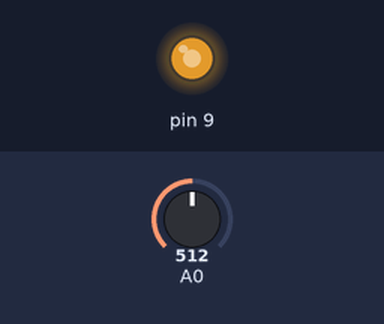
Bench run of a sketch on a simulated Arduino Uno, built with avr-gcc and run on an emulated ATmega328P. Parts: output pins drawn as LEDs (lit = HIGH). The inputs (shaded band) are chosen by the test bench; at power-on: A0 = 512.

Above: at 1.2 s.
1.3 s: A0 set to 306
At 1.7 s:
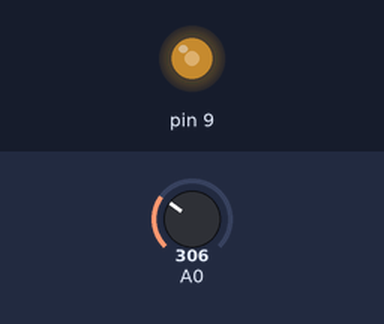
2.8 s: A0 set to 246
At 4.0 s:
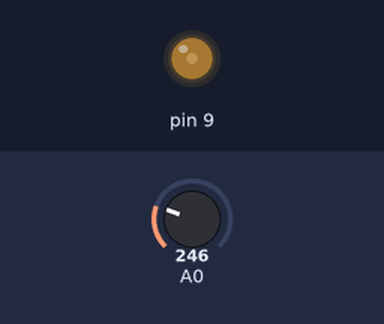
4.3 s: A0 set to 0
At 5.2 s:
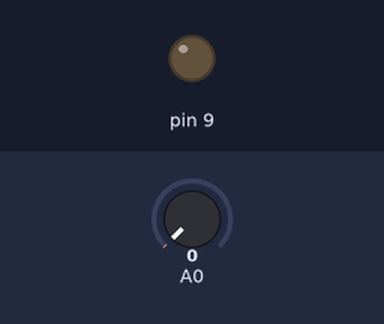
5.8 s: A0 set to 777
At 6.4 s:
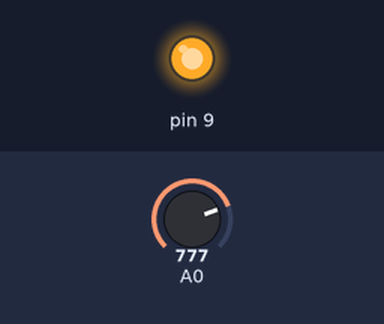
7.3 s: A0 set to 757
At 8.5 s:
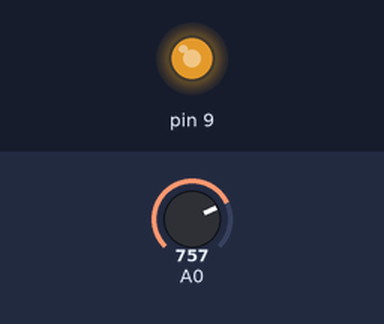
8.8 s: A0 set to 900
At 9.8 s:
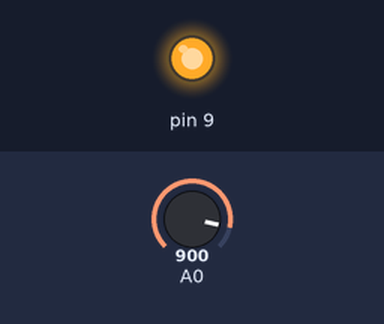
Timing chart, 0 to 11.3 s (numbered marks = the images above; inputs shaded):
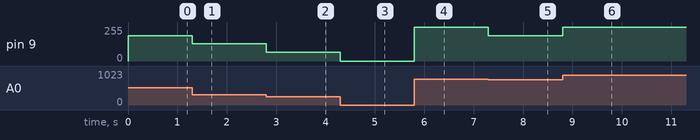

The sketch:

potenciometro_2.ino
```cpp
void setup() {
  pinMode(9, OUTPUT);
}

void loop() {
  int lectura = analogRead(A0);  // Lee el valor del potenciómetro
  int brillo;                    // Variable para almacenar el PWM

  // Escalado por tramos
  if (lectura == 0) {
    brillo = 0;
  } else if (lectura < 256) {
    brillo = 64;
  } else if (lectura < 512) {
    brillo = 128;
  } else if (lectura < 767) {
    brillo = 191;
  } else {
    brillo = 255;
  }

  analogWrite(9, brillo);
}
```

Measured:
- after the input at 1.3 s, pin 9: 191/255 → 128/255 at once
- after the input at 2.8 s, pin 9: 128/255 → 64/255 at once
- after the input at 4.3 s, pin 9: 64/255 → 0/255 at once
- after the input at 5.8 s, pin 9: 0/255 → 255/255 at once
- after the input at 7.3 s, pin 9: 255/255 → 191/255 at once
- after the input at 8.8 s, pin 9: 191/255 → 255/255 at once
